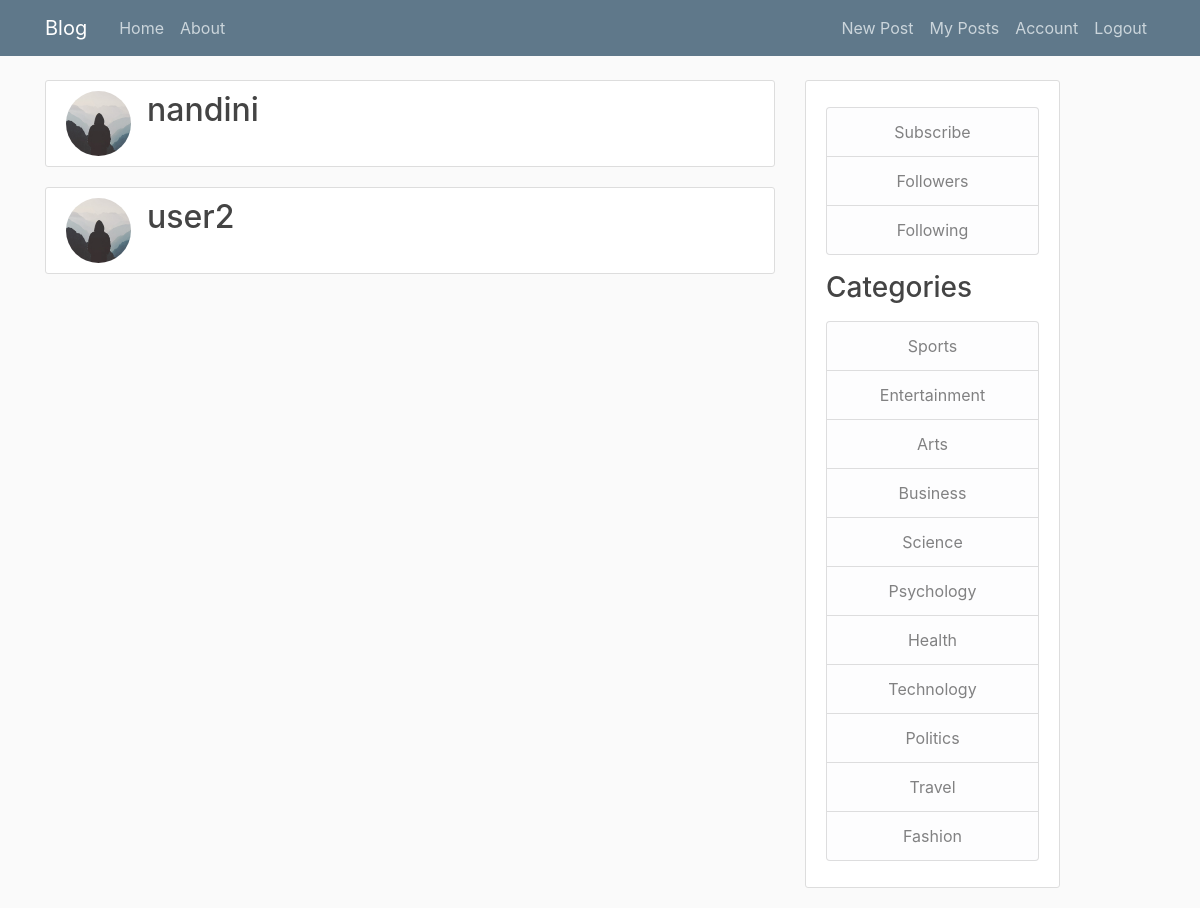
/followers (signed in), run on the app's committed database.
### flaskblog/models.py (models this page shows, shortened)
class User(db.Model, UserMixin): #TO CREATE USER MODEL
    id = db.Column(db.Integer, primary_key=True) #TO CREATE ID ATTRIBUTE OR COLUMN
    username = db.Column(db.String(20), unique=True, nullable=False)
    email = db.Column(db.String(120), unique=True, nullable=False)
    image_file = db.Column(db.String(20), nullable=False, default='default.jpg')
    password = db.Column(db.String(60), nullable=False)
    posts = db.relationship('Post', backref='author', lazy=True)
    subscribers = db.relationship('Subscriber', backref='poster', lazy=True)

### flaskblog/routes.py (the view)
@app.route("/followers", methods=['GET', 'POST'])
@login_required
def followers():
	users = User.query.order_by(User.id.asc())
	followings = Subscriber.query.filter_by(poster_id=current_user.id)
	subs = []
	for x in followings:
		subs.append(x.subscriber_id)
	return render_template('followers.html',title='Followers',users=users,current_user=current_user,subs=subs)

### flaskblog/models.py (called while the page is built)
@login_manager.user_loader #DECORATOR
def load_user(user_id):
    return User.query.get(int(user_id))

### flaskblog/templates/followers.html
{% extends "layout.html" %}
{% block content %}
  {% for user in users %}
    {% if user != current_user and user.id in subs %}
    <article class="media content-section">
      <img class="rounded-circle article-img" src="{{ url_for('static', filename='profile_pics/' + user.image_file) }}">
        <div class="media-body">
          <h2><a class="article-title">{{ user.username }}</a></h2>
        </div>
    </article>
    {% endif %}
  {% endfor %}
{% endblock %}

### flaskblog/static/main.css (style rules this page uses)
body { background: #fafafa; color: #333333; margin-top: 5rem; }
h1, h2, h3, h4, h5, h6 { color: #444444; }
.content-section { background: #ffffff; padding: 10px 20px; border: 1px solid #dddddd; border-radius: 3px; margin-bottom: 20px; }
.article-title { color: #444444; }
.article-img { height: 65px; width: 65px; margin-right: 16px; }

### data on the page
User: image_file (placeholder picture), username "nandini"
User: image_file (placeholder picture), username "user2"
